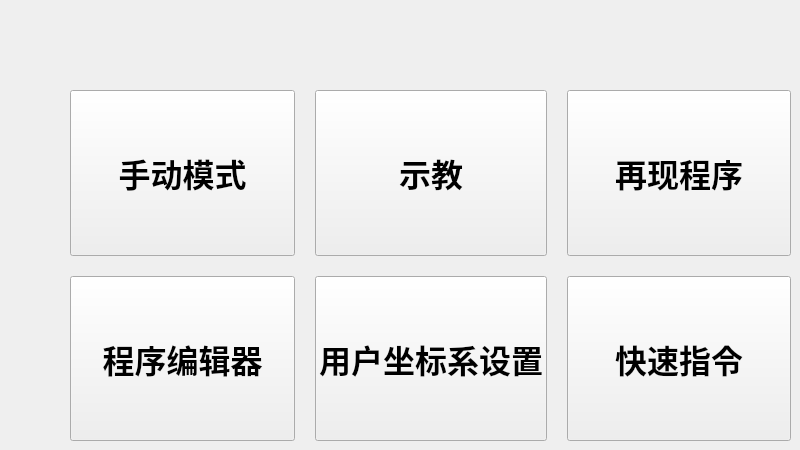
    <widget class="QWidget" name="page_1">
     <widget class="QWidget" name="layoutWidget12">
      <property name="geometry">
       <rect>
        <x>70</x>
        <y>90</y>
        <width>721</width>
        <height>351</height>
       </rect>
      </property>
      <layout class="QGridLayout" name="gridLayout">
       <property name="spacing">
        <number>20</number>
       </property>
       <item row="0" column="0">
        <widget class="QPushButton" name="mainButton_1">
         <property name="sizePolicy">
          <sizepolicy hsizetype="Expanding" vsizetype="Expanding">
           <horstretch>0</horstretch>
           <verstretch>0</verstretch>
          </sizepolicy>
         </property>
         <property name="font">
          <font>
           <family>Ubuntu Mono</family>
           <pointsize>24</pointsize>
           <weight>75</weight>
           <bold>true</bold>
          </font>
         </property>
         <property name="styleSheet">
          <string notr="true"/>
         </property>
         <property name="text">
          <string>手动模式</string>
         </property>
        </widget>
       </item>
       <item row="0" column="1">
        <widget class="QPushButton" name="mainButton_2">
         <property name="sizePolicy">
          <sizepolicy hsizetype="Expanding" vsizetype="Expanding">
           <horstretch>0</horstretch>
           <verstretch>0</verstretch>
          </sizepolicy>
         </property>
         <property name="font">
          <font>
           <family>Ubuntu Mono</family>
           <pointsize>24</pointsize>
           <weight>75</weight>
           <bold>true</bold>
          </font>
         </property>
         <property name="styleSheet">
          <string notr="true"/>
         </property>
         <property name="text">
          <string>示教</string>
         </property>
        </widget>
       </item>
       <item row="0" column="2">
        <widget class="QPushButton" name="mainButton_3">
         <property name="sizePolicy">
          <sizepolicy hsizetype="Expanding" vsizetype="Expanding">
           <horstretch>0</horstretch>
           <verstretch>0</verstretch>
          </sizepolicy>
         </property>
         <property name="font">
          <font>
           <family>Ubuntu Mono</family>
           <pointsize>24</pointsize>
           <weight>75</weight>
           <bold>true</bold>
          </font>
         </property>
         <property name="styleSheet">
          <string notr="true"/>
         </property>
         <property name="text">
          <string>再现程序</string>
         </property>
        </widget>
       </item>
       <item row="1" column="0">
        <widget class="QPushButton" name="mainButton_4">
         <property name="sizePolicy">
          <sizepolicy hsizetype="Expanding" vsizetype="Expanding">
           <horstretch>0</horstretch>
           <verstretch>0</verstretch>
          </sizepolicy>
         </property>
         <property name="font">
          <font>
           <family>Ubuntu Mono</family>
           <pointsize>24</pointsize>
           <weight>75</weight>
           <bold>true</bold>
          </font>
         </property>
         <property name="styleSheet">
          <string notr="true"/>
         </property>
         <property name="text">
          <string>程序编辑器</string>
         </property>
        </widget>
       </item>
       <item row="1" column="1">
        <widget class="QPushButton" name="mainButton_5">
         <property name="sizePolicy">
          <sizepolicy hsizetype="Expanding" vsizetype="Expanding">
           <horstretch>0</horstretch>
           <verstretch>0</verstretch>
          </sizepolicy>
         </property>
         <property name="font">
          <font>
           <family>Ubuntu Mono</family>
           <pointsize>24</pointsize>
           <weight>75</weight>
           <bold>true</bold>
          </font>
         </property>
         <property name="styleSheet">
          <string notr="true"/>
         </property>
         <property name="text">
          <string>用户坐标系设置</string>
         </property>
        </widget>
       </item>
       <item row="1" column="2">
        <widget class="QPushButton" name="mainButton_6">
         <property name="sizePolicy">
          <sizepolicy hsizetype="Expanding" vsizetype="Expanding">
           <horstretch>0</horstretch>
           <verstretch>0</verstretch>
          </sizepolicy>
         </property>
         <property name="font">
          <font>
           <family>Ubuntu Mono</family>
           <pointsize>24</pointsize>
           <weight>75</weight>
           <bold>true</bold>
          </font>
         </property>
         <property name="styleSheet">
          <string notr="true"/>
         </property>
         <property name="text">
          <string>快速指令</string>
         </property>
        </widget>
       </item>
      </layout>
     </widget>
    </widget>
